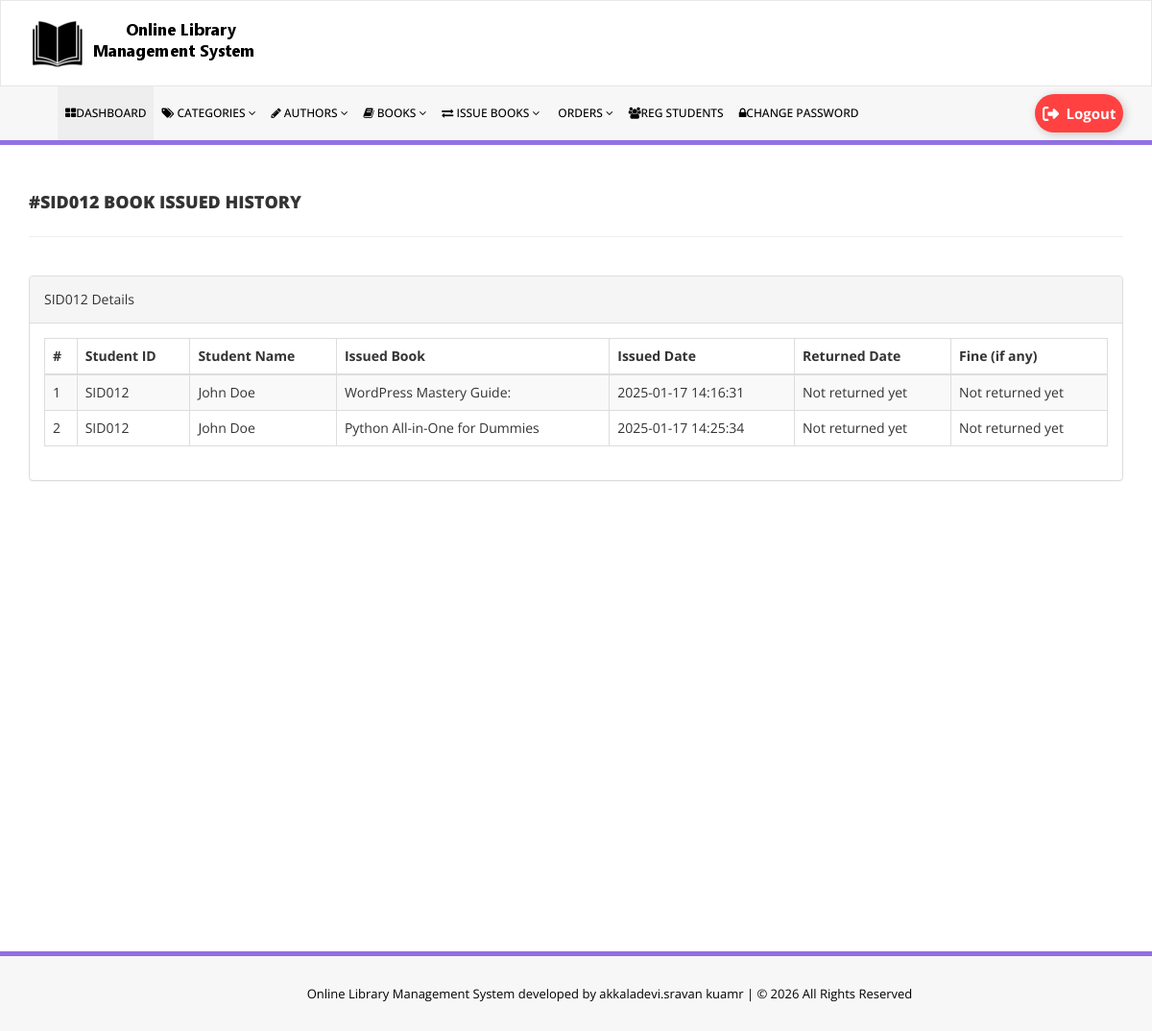
The app's page /admin/student-history.php?stdid=SID012 (signed in), older data.
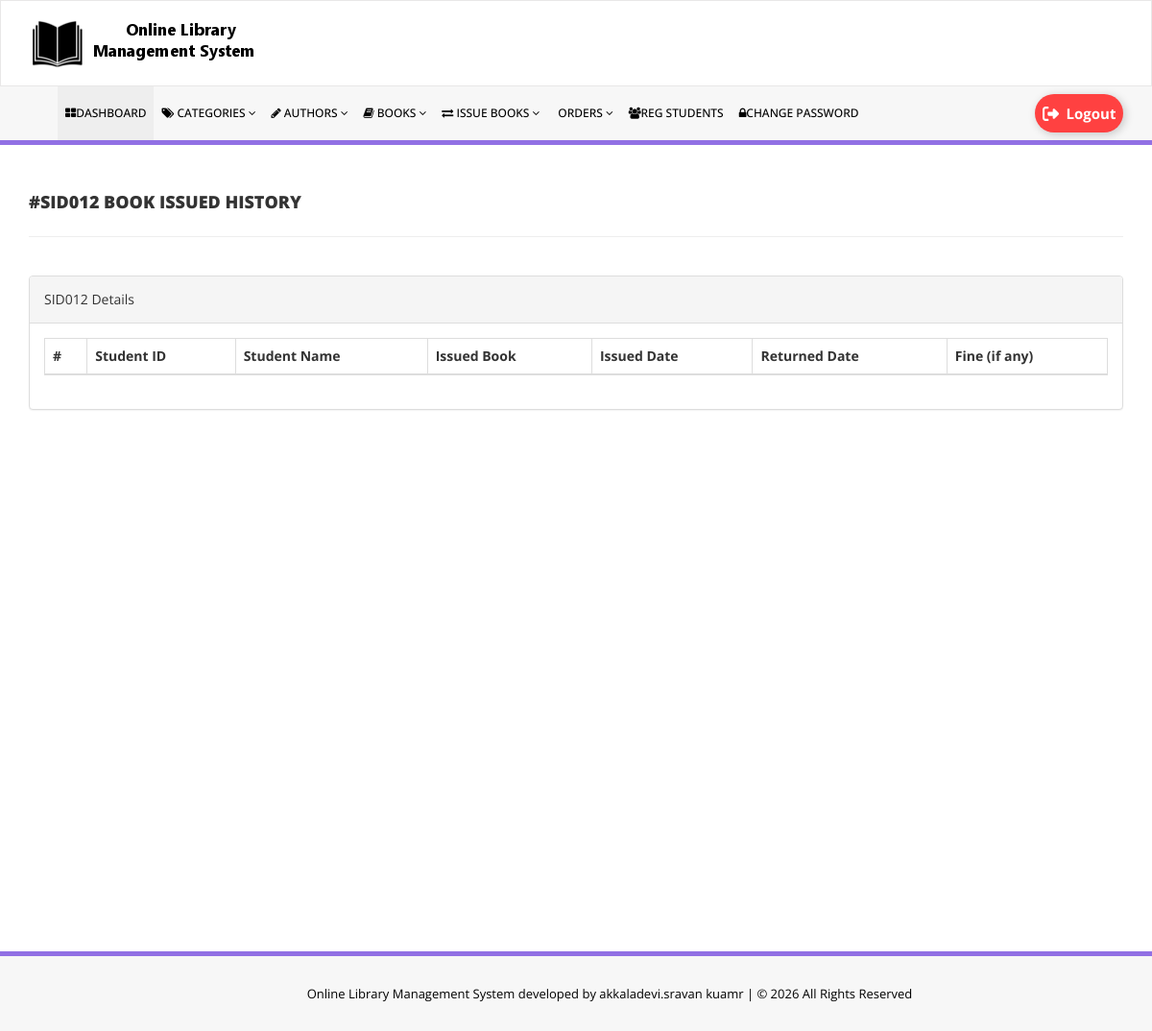
The same page, newer data.
### tables this page shows
CREATE TABLE `tblissuedbookdetails` (
  `id` int NOT NULL AUTO_INCREMENT,
  `BookId` int DEFAULT NULL,
  `StudentID` varchar(150) DEFAULT NULL,
  `IssuesDate` timestamp NULL DEFAULT CURRENT_TIMESTAMP,
  `ReturnDate` timestamp NULL DEFAULT NULL ON UPDATE CURRENT_TIMESTAMP,
  `RetrunStatus` int DEFAULT NULL,
  `fine` int DEFAULT NULL,
  `ReturnRequestStatus` tinyint(1) NOT NULL DEFAULT '0',
  `ReturnRequestDate` timestamp NULL DEFAULT NULL,
  `ReturnProcessedDate` timestamp NULL DEFAULT NULL,
  `remark` mediumtext NOT NULL,
  PRIMARY KEY (`id`)
);

CREATE TABLE `tblstudents` (
  `id` int NOT NULL AUTO_INCREMENT,
  `StudentId` varchar(100) DEFAULT NULL,
  `FullName` varchar(120) DEFAULT NULL,
  `EmailId` varchar(120) DEFAULT NULL,
  `MobileNumber` char(11) DEFAULT NULL,
  `Password` varchar(120) DEFAULT NULL,
  `Status` int DEFAULT NULL,
  `RegDate` timestamp NULL DEFAULT CURRENT_TIMESTAMP,
  `UpdationDate` timestamp NULL DEFAULT NULL ON UPDATE CURRENT_TIMESTAMP,
  PRIMARY KEY (`id`),
  UNIQUE KEY `StudentId` (`StudentId`)
);

CREATE TABLE `tblbooks` (
  `id` int NOT NULL AUTO_INCREMENT,
  `BookName` varchar(255) DEFAULT NULL,
  `CatId` int DEFAULT NULL,
  `AuthorId` int DEFAULT NULL,
  `ISBNNumber` varchar(25) DEFAULT NULL,
  `BookPrice` decimal(10,2) DEFAULT NULL,
  `bookImage` varchar(250) NOT NULL,
  `isIssued` int DEFAULT NULL,
  `RegDate` timestamp NULL DEFAULT CURRENT_TIMESTAMP,
  `UpdationDate` timestamp NULL DEFAULT NULL ON UPDATE CURRENT_TIMESTAMP,
  `bookQty` int DEFAULT NULL,
  `PreviewLink` varchar(500) DEFAULT NULL,
  PRIMARY KEY (`id`)
);

### admin/student-history.php (the view, shortened to what this page needs)
<?php
include('includes/config.php');
if(strlen($_SESSION['alogin'])==0)
    {
header('location:index.php');
}
else{
    ?>
<!DOCTYPE html>
<html xmlns="http://www.w3.org/1999/xhtml">
<head>
    <link href="assets/css/bootstrap.css" rel="stylesheet" />
    <link href="assets/css/font-awesome.css" rel="stylesheet" />
    <link href="assets/js/dataTables/dataTables.bootstrap.css" rel="stylesheet" />
    <link href="assets/css/style.css" rel="stylesheet" />
</head>
<body>
<?php include('includes/header.php');?>
    <div class="content-wrapper">
         <div class="container">
        <div class="row pad-botm">
            <div class="col-md-12">
                <?php $sid=isset($_GET['stdid']) ? $_GET['stdid'] : ''; ?>
                <h4 class="header-line">#<?php echo htmlentities($sid);?> Book Issued History</h4>
    </div>
        </div>
            <div class="row">
                <div class="col-md-12">
                    <div class="panel panel-default">
                        <div class="panel-heading">
<?php echo htmlentities($sid);?> Details
                        </div>
                        <div class="panel-body">
                            <div class="table-responsive">
                                <table class="table table-striped table-bordered table-hover" id="dataTables-example">
                                    <thead>
                                        <tr>
                                            <th>#</th>
                                            <th>Student ID</th>
                                            <th>Student Name</th>
                                            <th>Issued Book  </th>
                                            <th>Issued Date</th>
                                            <th>Returned Date</th>
                                            <th>Fine (if any)</th>
                                        </tr>
                                    </thead>
                                    <tbody>
<?php
$sql = "SELECT tblstudents.StudentId,tblstudents.FullName,tblstudents.EmailId,tblstudents.MobileNumber,
tblbooks.BookName,tblbooks.ISBNNumber,tblissuedbookdetails.IssuesDate,tblissuedbookdetails.ReturnDate,
tblissuedbookdetails.id as rid,tblissuedbookdetails.fine,tblissuedbookdetails.RetrunStatus,
COALESCE(tblissuedbookdetails.ReturnRequestStatus,0) AS ReturnRequestStatus,tblbooks.id as bid,tblbooks.bookImage
FROM tblissuedbookdetails
JOIN tblstudents ON tblstudents.StudentId=tblissuedbookdetails.StudentId
JOIN tblbooks ON tblbooks.id=tblissuedbookdetails.BookId
WHERE tblstudents.StudentId=:sid";
$query = $dbh -> prepare($sql);
$query->bindParam(':sid',$sid,PDO::PARAM_STR);
$query->execute();
$results=$query->fetchAll(PDO::FETCH_OBJ);
$cnt=1;
if($query->rowCount() > 0)
{
foreach($results as $result)
{               ?>
                                        <tr class="odd gradeX">
                                            <td class="center"><?php echo htmlentities($cnt);?></td>
                                            <td class="center"><?php echo htmlentities($result->StudentId);?></td>
                                            <td class="center"><?php echo htmlentities($result->FullName);?></td>
                                            <td class="center"><?php echo htmlentities($result->BookName);?></td>
                                            <td class="center"><?php echo htmlentities($result->IssuesDate);?></td>
                                            <td class="center"><?php if($result->ReturnDate==''): echo "Not returned yet";
                                            else: echo htmlentities($result->ReturnDate); endif;?></td>
                                             <td class="center"><?php if($result->ReturnDate==''): echo "Not returned yet";
                                              else: echo $result->fine; endif;
                                             ?></td>
                                        </tr>
 <?php $cnt=$cnt+1;}} ?>
                                    </tbody>
                                </table>
                            </div>
                        </div>
                    </div>
                </div>
            </div>
    </div>
    </div>
  <?php include('includes/footer.php');?>
</body>
</html>
<?php } ?>

Row changes from the older to the newer data that the page shows:
no longer on this page (row edited): tblissuedbookdetails: tblstudents.StudentId "SID012", tblstudents.FullName "John Doe", BookId.BookName "WordPress Mastery Guide:", IssuesDate "2025-01-17 14:16:31", shows "Not returned yet"
no longer on this page (row edited): tblissuedbookdetails: tblstudents.StudentId "SID012", tblstudents.FullName "John Doe", BookId.BookName "Python All-in-One for Dummies", IssuesDate "2025-01-17 14:25:34", shows "Not returned yet"
